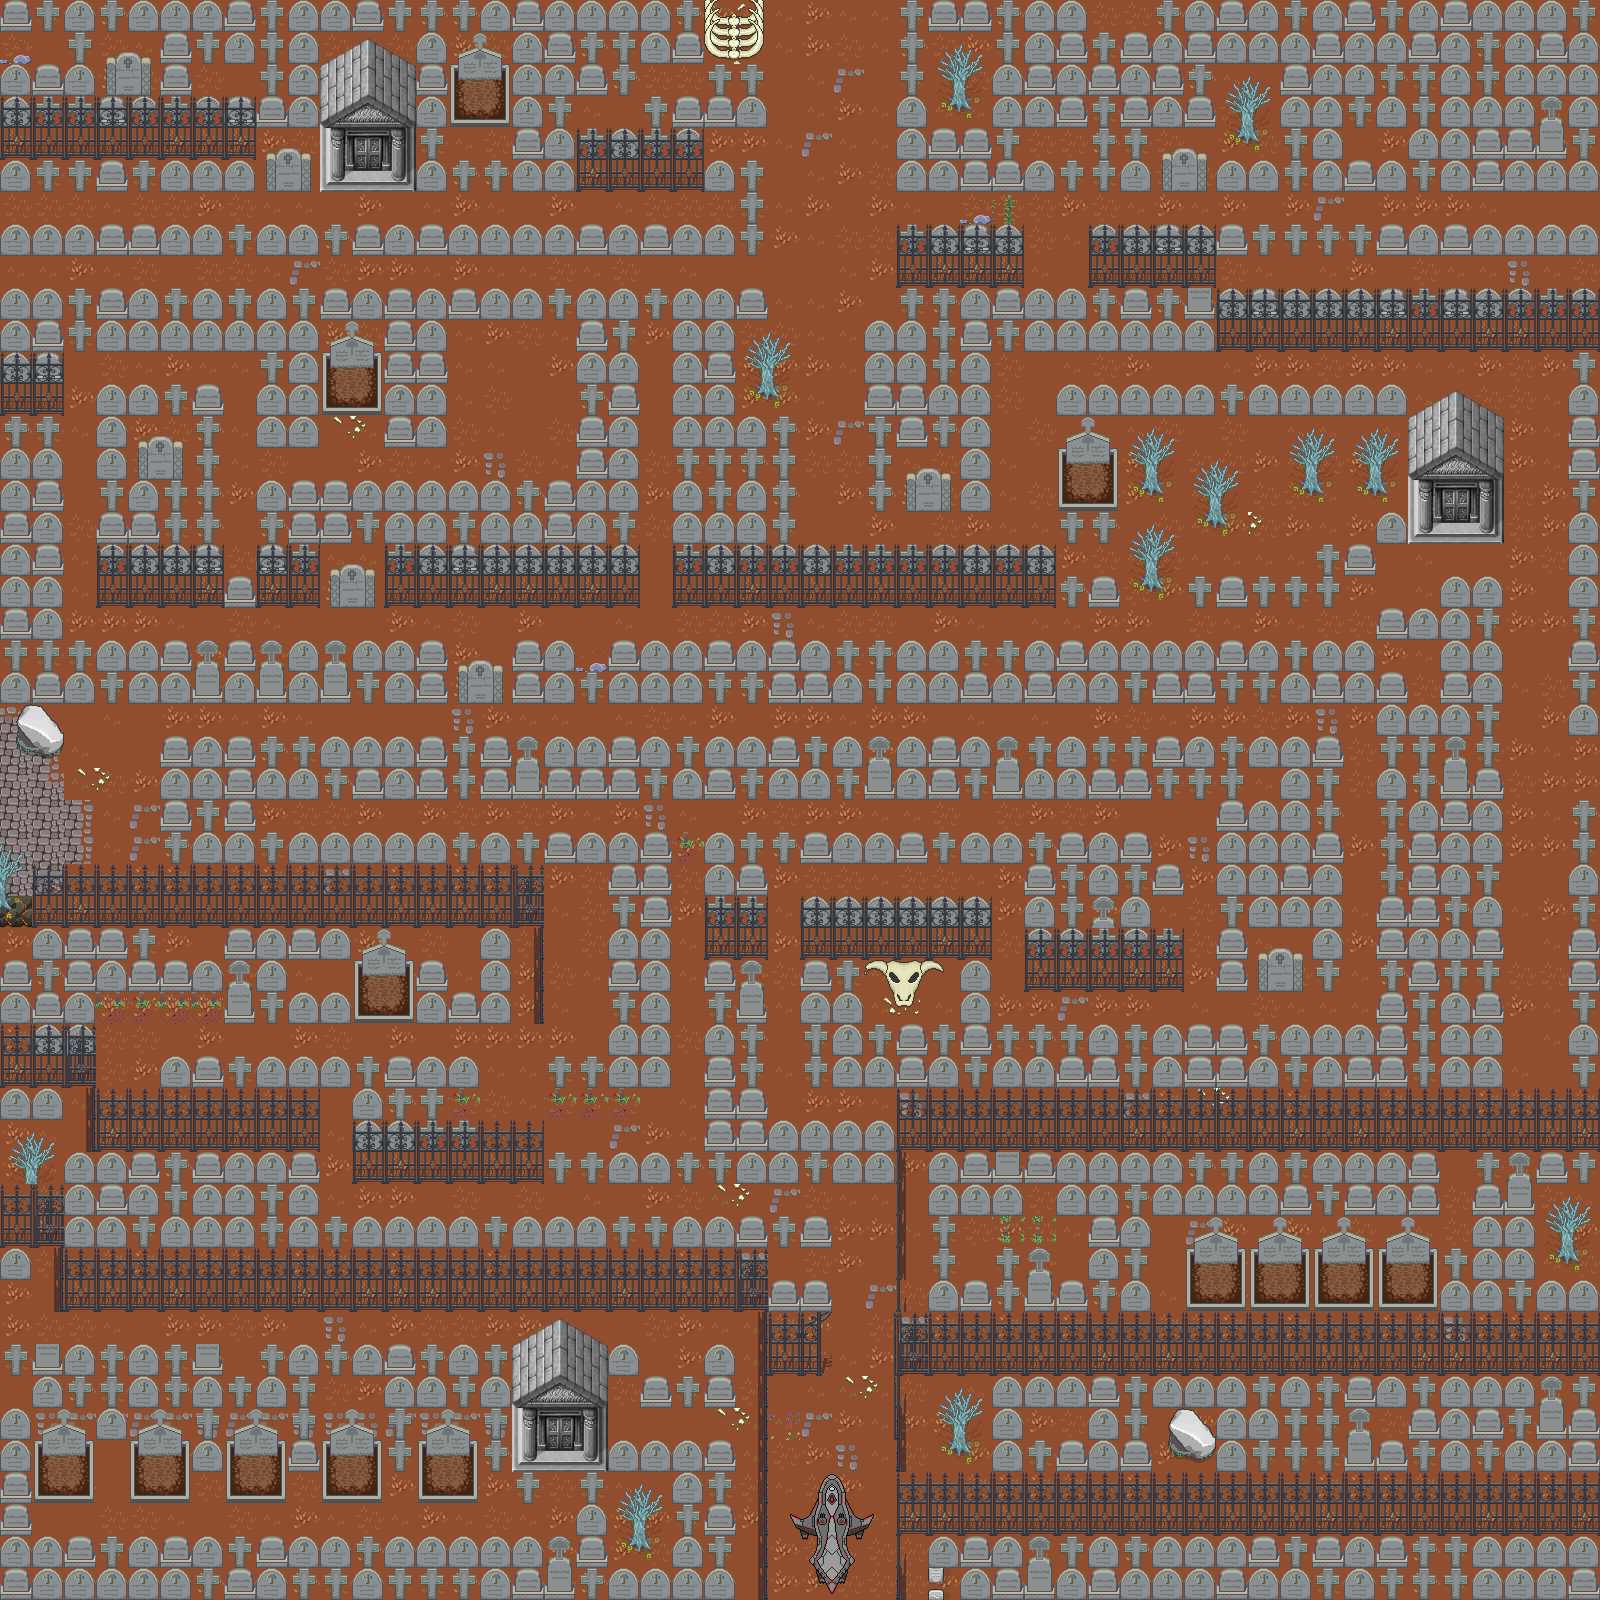

Below is a game level as drawn by its tile map, then a one-line description and the .tmx that defines it (tile-layer data replaced by summaries):
An orthogonal 50x50 tile map with 32x32 px tiles, 4 tile layers (Ground, CollisionLayer, Doors, Misc), 10 tilesets.

<map version="1.2" tiledversion="1.2.0" orientation="orthogonal" renderorder="right-down" width="50" height="50" tilewidth="32" tileheight="32" infinite="0" nextlayerid="6" nextobjectid="1">
 <tileset firstgid="1" source="Ground.tsx" />
 <tileset firstgid="491" source="Spaceship.tsx" />
 <tileset firstgid="507" source="Graveyard Tileset 1.tsx" />
 <tileset firstgid="567" source="../TropicalWorld/Resources/Tiles5.tsx" />
 <tileset firstgid="1057" source="graveMarkers.tsx" />
 <tileset firstgid="1106" source="Resources/fence.tsx" />
 <tileset firstgid="1134" source="Resources/graveyardPath.tsx" />
 <tileset firstgid="1152" source="Resources/groundLayerGraveMarkers.tsx" />
 <tileset firstgid="1201" source="Resources/variousTerrain.tsx" />
 <tileset firstgid="3249" source="graveyardTomb.tsx" />
 <layer id="1" name="Ground" width="50" height="50">
  <data>[2500 cells, 2500 non-empty, 19 distinct tile ids]</data>
 </layer>
 <layer id="4" name="CollisionLayer" width="50" height="50">
  <data>[2500 cells, 2500 non-empty, 4 distinct tile ids]</data>
 </layer>
 <layer id="5" name="Doors" width="50" height="50">
  <data>[2500 cells, 13 non-empty, 2 distinct tile ids]</data>
 </layer>
 <layer id="2" name="Misc" width="50" height="50">
  <data>[2500 cells, 1859 non-empty, 88 distinct tile ids]</data>
 </layer>
</map>
